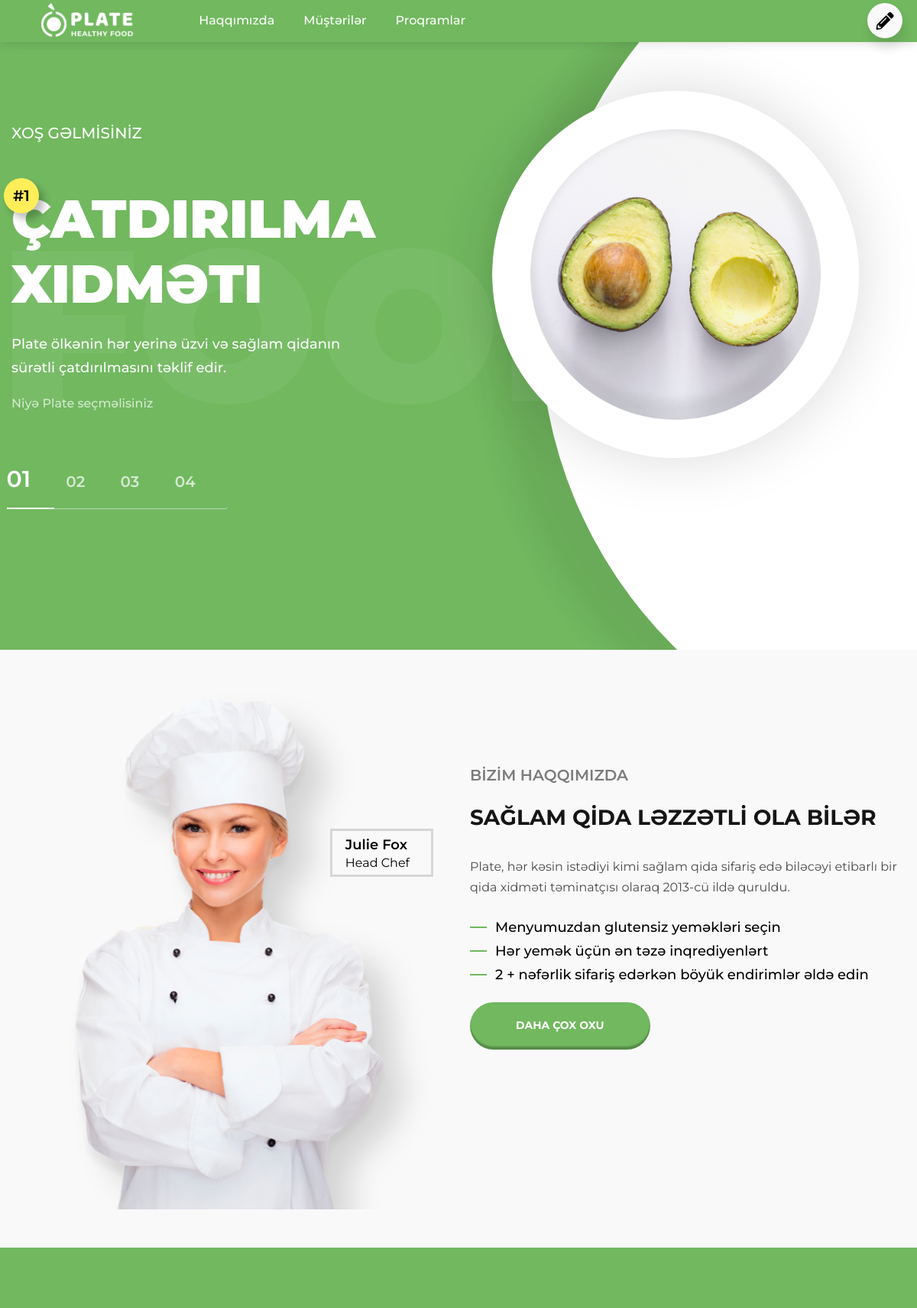
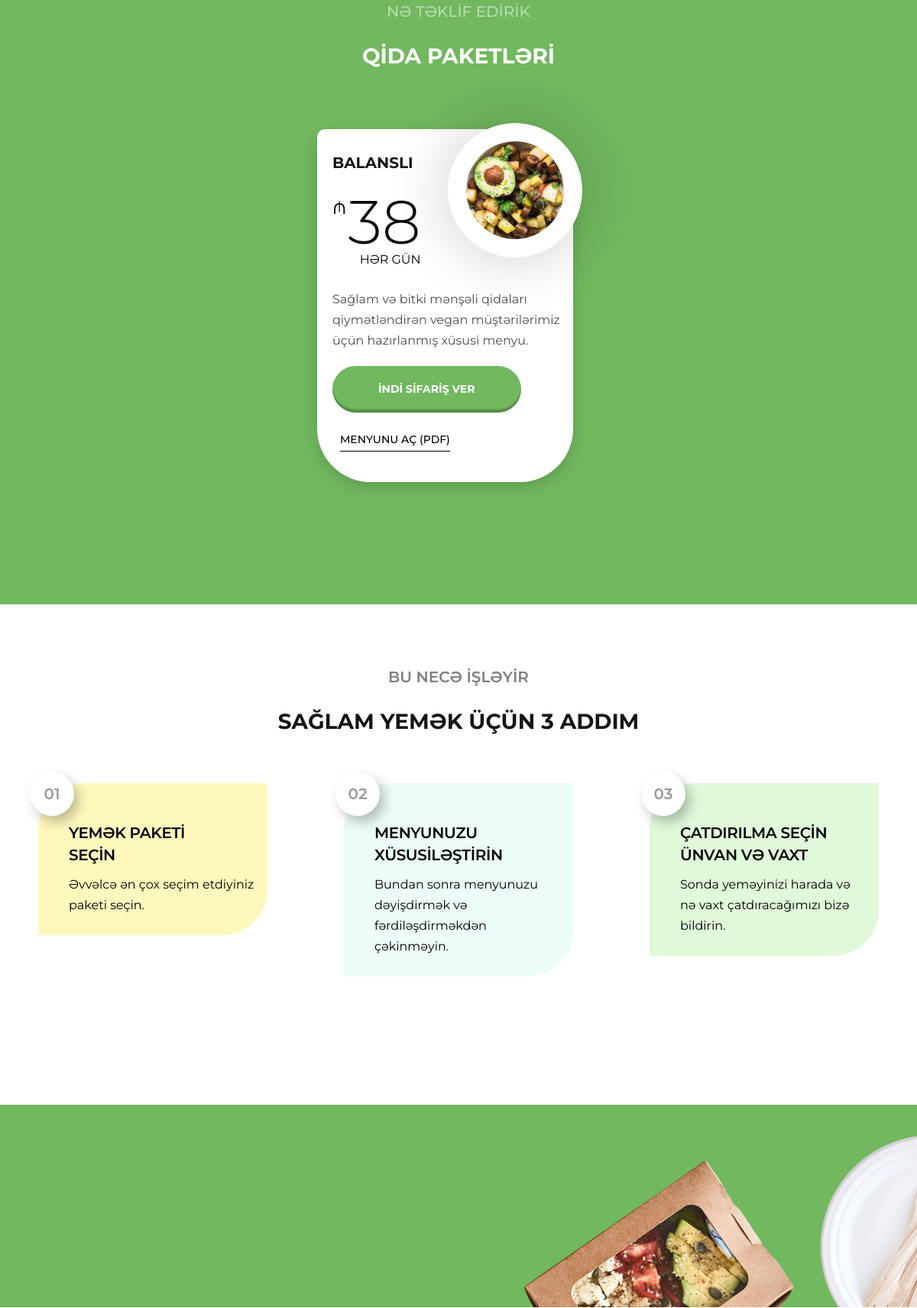
The page / (upper part) on the database its author committed (2 pictures, top to bottom).
### app/models.py (models this page shows)
class Menu(db.Model):
   id=db.Column(db.Integer,primary_key=True)
   nav_logo=db.Column(db.String(200))
   link_name=db.Column(db.String(150))

class Banner(db.Model):
   id=db.Column(db.Integer,primary_key=True)
   b_title=db.Column(db.String(70))
   b_subtitle=db.Column(db.String(150))
   b_txt=db.Column(db.String(200))
   b_postitle=db.Column(db.String(50))
   b_img=db.Column(db.String(200))

class About(db.Model):
   id=db.Column(db.Integer,primary_key=True)
   about_chef_name=db.Column(db.String(100))
   about_title=db.Column(db.String(200))
   about_txt=db.Column(db.String(200))
   about_img=db.Column(db.String(200))

class AboutDetails(db.Model):
   id=db.Column(db.Integer,primary_key=True)
   about_details=db.Column(db.String(250))

class Product(db.Model):
   id=db.Column(db.Integer,primary_key=True)
   p_name=db.Column(db.String(100))
   p_price=db.Column(db.String(50))
   p_txt=db.Column(db.String(250))
   p_menu_pdf_url=db.Column(db.String(200))
   product_img=db.Column(db.String(200))

### admin/routes.py (the view)
@app.route("/")
def index():
    banner=Banner.query.all()
    about=About.query.all()
    features=Features.query.all()
    contact=Contact.query.all()
    social_link=SocialLinks.query.all()
    package=Foodpackage.query.all()
    orders=Orders.query.all()
    testimonials=Testimonials.query.all()
    product=Product.query.all()
    about_details=AboutDetails.query.all()
    menu=Menu.query.all()
    menuItem=["scrollPrograms(this)","scrollAbout(this)","scrollClients(this)"]
    menuID=["programs","about","clients"]
    newList=[]
    for i in range(len(menuItem)):
        newList.append({
            'menu': menu[i],
            'menuItem': menuItem[i],
            'menuID':menuID[i]
        })
    return render_template('main/index.html',banner=banner,about=about,features=features,contact=contact,social_link=social_link,package=package,orders=orders,testimonials=testimonials,product=product,about_details=about_details,menu=menu,menuItem=menuItem,newList=newList)

### app/templates/main/index.html (shortened to what this page needs)
<!DOCTYPE html>
<html lang="en">
<head>
    <link rel="stylesheet" href="https://cdnjs.cloudflare.com/ajax/libs/font-awesome/5.15.2/css/all.min.css">
    <link rel="stylesheet" href="https://stackpath.bootstrapcdn.com/bootstrap/4.3.1/css/bootstrap.min.css">
    <link rel="stylesheet" href="static/main/css/style.css">
</head>
<body>
    <header id="main-menu">
        <div class="container">
            <div class="row">
                <div class="col-lg-12">
                    <div class="navbar-menu flex">
                        <div class="navbar-logo">
                            <a onclick="scrollPrograms(this)"> <img src="static/main/images/navbar-logo.png" alt=""></a>
                        </div>
                        <nav class="navbar navbar-expand-lg navbar-light">
                            <div class="collapse navbar-collapse" id="navbarNav">
                                <ul class="navbar-nav">
                                    {% for item in newList%}
                                    <li class="nav-item">
                                        <a class="menu-link flex" id="{{item['menuID']}}" onclick="{{item['menuItem']}}">{{item['menu'].link_name}} </a>
                                    </li>
                                    {% endfor %}
                                </ul>
                            </div>
                        </nav>
                        <button class="btn-navbar-aside-open-toggle"><i class=" open-icon fas fa-pencil-alt"></i></button>
                    </div>
                </div>
            </div>
        </div>
    </header>
    <section id="section-banner">
        <div class="banner-bg-text"> <span>Food</span> </div>
        <div class="decorative-banner-div">
        </div>
        <div class="banner-slider">
            {% for item in banner %}
            <div class="banner-slide">
                <div class="container">
                    <div class="row" style="align-items: center;">
                        <div class="col-lg-5 mobile-mg-t" style="margin-top: 160px;">
                            <h3 class="title">{{item.b_title}}</h3>
                            <h1><span class="point">#1</span> {{item.b_subtitle}} </h1>
                            <p class="txt">{{item.b_txt}}
                            </p>
                            <p class="postitle">{{item.b_postitle}}</p>
                        </div>
                        <div class="box-round-wrap">
                            <img src="static/uploads/{{item.b_img}}" alt="" width="671" height="335">
                        </div>
                    </div>
                </div>
            </div>
            {% endfor %}
            <div class="pagination">
                <span class="page-num active">01</span>
                <span class="page-num ">02</span>
                <span class="page-num ">03</span>
                <span class="page-num ">04</span>
            </div>
        </div>
    </section>
    <section id="section-about">
        <div class="container">
            <div class="row">
                {% for item in about %}
                <div class="col-lg-6">
                    <div class="chef-box">
                        <img src="static/uploads/{{item.about_img}}" alt="">
                        <div class="chef-info-box">
                            <p class="chef-name-box">{{item.about_chef_name}}</p>
                            <p class="chef-position-box">Head Chef</p>
                        </div>
                    </div>
                </div>
                <div class="col-lg-6">
                    <div class="about-us-box">
                        <h3>BİZİM HAQQIMIZDA</h3>
                        <h2>{{item.about_title}}</h2>
                        <p>{{item.about_txt}}</p>
                        <ul class="list-marked">
                            {% for item in about_details %}
                            <li> <span></span>{{item.about_details}}</li>
                            {% endfor %}
                        </ul>
                        <a class="button button-primary" href="#">daha çox oxu </a>
                    </div>
                </div>
                {% endfor %}
            </div>
        </div>
    </section>
    <section id="product">
        <div class="container">
            <div class="text-center">
                <h3>NƏ TƏKLİF EDİRİK</h3>
                <h2>QİDA PAKETLƏRİ</h2>
            </div>
            <div class="row row-mb-50 justify-content-center" style="margin-top: 75px;">
                {% for item in product %}
                <div class="col-lg-4 col-md-6">
                    <div class="product">
                        <h3>{{item.p_name}}</h3>
                        <img src="static/uploads/{{item.product_img}}" alt="">
                        <div class="price">
                            <div class="price-header flex">
                                <div class="price-currency"><span>₼</span></div>
                                <div class="price-value">
                                    <span> {{item.p_price}}</span>
                                </div>
                            </div>
                            <div class="price-footer">
                                <span>HƏR GÜN</span>
                            </div>
                        </div>
                        <p class="product-text">{{item.p_txt}}</p>
                        <a class="button button-primary btn-order">İNDİ SİFARİŞ VER</a>
                        <div><a class="link-border" target="_blank" href="{{item.p_menu_pdf_url}}">menyunu aç (pdf)</a>
                        </div>
                    </div>
                </div>
                {% endfor %}
            </div>
        </div>
    </section>
    <section id="section-how-it-works">
        <div class="container">
            <div class="text-center">
                <h3>BU NECƏ İŞLƏYİR</h3>
                <h2>SAĞLAM YEMƏK ÜÇÜN 3 ADDIM</h2>
            </div>
            <div class="row post-classic-after row-mb-50 justify-content-center">
                <div class="col-lg-4 col-sm-6">
                    <div class="post-classic  bg-1">
                        <span>01</span>
                        <h3 class="post-classic-title">YEMƏK PAKETİ <br> SEÇİN</h3>
                        <p class="post-classic-text">Əvvəlcə ən çox seçim etdiyiniz paketi seçin.</p>
                    </div>
                </div>
                <div class="col-lg-4 col-sm-6">
                    <div class="post-classic bg-2">
                        <span>02</span>
                        <h3 class="post-classic-title">MENyunuzu XÜSUSİLƏŞTİRİN</h3>
                        <p class="post-classic-text">Bundan sonra menyunuzu dəyişdirmək və fərdiləşdirməkdən çəkinməyin.
                        </p>
                    </div>
                </div>
                <div class="col-lg-4 col-sm-6">
                    <div class="post-classic bg-3">
                        <span>03</span>
                        <h3 class="post-classic-title">Çatdırılma seçİn Ünvan VƏ vaxt</h3>
                        <p class="post-classic-text">Sonda yeməyinizi harada və nə vaxt çatdıracağımızı bizə bildirin.
                        </p>
                    </div>
                </div>
            </div>
        </div>
    </section>
    <section id="section-features">
        <div class="box-custom-posotion flex">
            <div class="box-custom-posotion-img " style="top: 12px;left: 12px;"><img src="static/main/images/home-01-382x375.png" alt="" width="382" height="187">
            </div>
            <div class="box-custom-posotion-img" style="top: 0;right: 0;"><img src="static/main/images/home-02-293x293.png" alt="" width="293" height="146">
            </div>
        </div>
    </section>
</body>
</html>

### rows shown on the page
Menu: menu.link_name "Haqqımızda"
Menu: menu.link_name "Müştərilər"
Menu: menu.link_name "Proqramlar"
Banner: b_title "XOŞ GƏLMİSİNİZ", b_subtitle "ÇATDIRILMA XIDMƏTI", b_txt "Plate ölkənin hər yerinə üzvi və sağlam qidanın sürətli çatdırılmasını təklif edir.", b_postitle "Niyə Plate seçməlisiniz", b_img (picture)
About: about_img (picture), about_chef_name "Julie Fox", about_title "SAĞLAM QİDA LƏZZƏTLİ OLA BİLƏR", about_txt "Plate, hər kəsin istədiyi kimi sağlam qida sifariş edə biləcəyi etibarlı bir qida xidməti təminatçısı olaraq 2013-cü ildə quruldu."
AboutDetails: about_details "Menyumuzdan glutensiz yeməkləri seçin"
AboutDetails: about_details "Hər yemək üçün ən təzə inqrediyenlərt"
AboutDetails: about_details "2 + nəfərlik sifariş edərkən böyük endirimlər əldə edin"
Product: p_name "BALANSLI", product_img (picture), p_price "38", p_txt "Sağlam və bitki mənşəli qidaları qiymətləndirən vegan müştərilərimiz üçün hazırlanmış xüsusi menyu."
